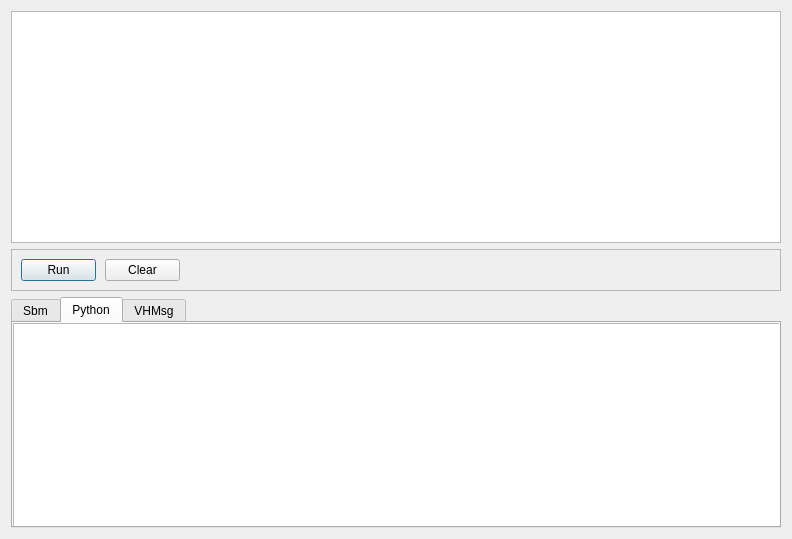
<?xml version="1.0" encoding="UTF-8"?>
<ui version="4.0">
 <class>CommandDialog</class>
 <widget class="QDialog" name="CommandDialog">
  <property name="geometry">
   <rect>
    <x>0</x>
    <y>0</y>
    <width>788</width>
    <height>539</height>
   </rect>
  </property>
  <property name="windowTitle">
   <string>Dialog</string>
  </property>
  <property name="layoutDirection">
   <enum>Qt::LeftToRight</enum>
  </property>
  <layout class="QVBoxLayout" name="verticalLayout">
   <item>
    <widget class="QPlainTextEdit" name="outputTextEdit">
     <property name="readOnly">
      <bool>true</bool>
     </property>
    </widget>
   </item>
   <item>
    <widget class="QFrame" name="frame">
     <property name="layoutDirection">
      <enum>Qt::LeftToRight</enum>
     </property>
     <property name="frameShape">
      <enum>QFrame::StyledPanel</enum>
     </property>
     <property name="frameShadow">
      <enum>QFrame::Raised</enum>
     </property>
     <layout class="QHBoxLayout" name="horizontalLayout">
      <property name="spacing">
       <number>9</number>
      </property>
      <property name="leftMargin">
       <number>9</number>
      </property>
      <property name="rightMargin">
       <number>600</number>
      </property>
      <item>
       <widget class="QPushButton" name="runButton">
        <property name="maximumSize">
         <size>
          <width>75</width>
          <height>16777215</height>
         </size>
        </property>
        <property name="text">
         <string>Run</string>
        </property>
       </widget>
      </item>
      <item>
       <widget class="QPushButton" name="clearTopButton">
        <property name="maximumSize">
         <size>
          <width>75</width>
          <height>16777215</height>
         </size>
        </property>
        <property name="text">
         <string>Clear</string>
        </property>
       </widget>
      </item>
     </layout>
    </widget>
   </item>
   <item>
    <widget class="QTabWidget" name="languageTab">
     <property name="currentIndex">
      <number>1</number>
     </property>
     <widget class="QWidget" name="sbmTab">
      <attribute name="title">
       <string>Sbm</string>
      </attribute>
      <widget class="QPlainTextEdit" name="sbmTextEdit">
       <property name="geometry">
        <rect>
         <x>0</x>
         <y>0</y>
         <width>771</width>
         <height>241</height>
        </rect>
       </property>
      </widget>
     </widget>
     <widget class="QWidget" name="pythonTab">
      <attribute name="title">
       <string>Python</string>
      </attribute>
      <widget class="QPlainTextEdit" name="pythonTextEdit">
       <property name="geometry">
        <rect>
         <x>0</x>
         <y>0</y>
         <width>771</width>
         <height>211</height>
        </rect>
       </property>
      </widget>
     </widget>
     <widget class="QWidget" name="tab">
      <attribute name="title">
       <string>VHMsg</string>
      </attribute>
      <widget class="QPlainTextEdit" name="vhmsgTextEdit">
       <property name="geometry">
        <rect>
         <x>0</x>
         <y>0</y>
         <width>771</width>
         <height>211</height>
        </rect>
       </property>
      </widget>
     </widget>
    </widget>
   </item>
  </layout>
 </widget>
 <resources/>
 <connections/>
</ui>
